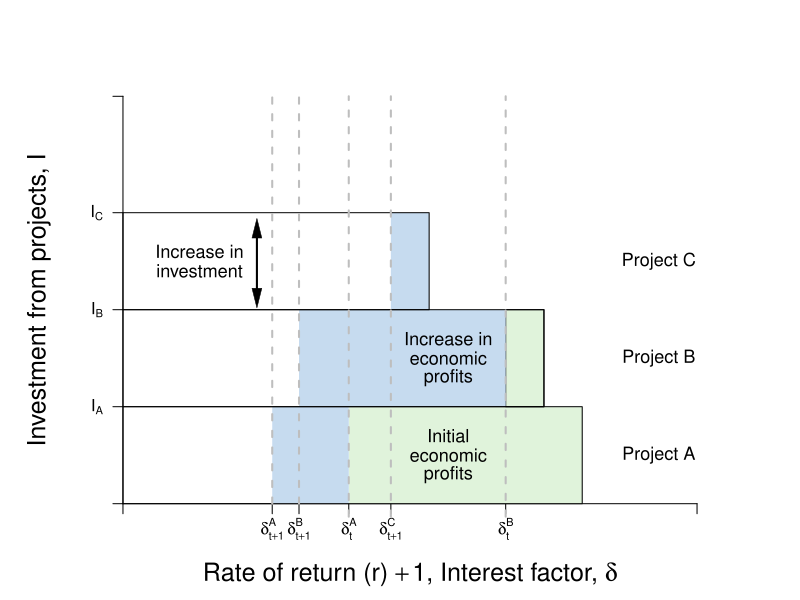

Here is the R script that generated this plot:
#Graph Designer: Simon Halliday
#Authors: Bowles, Foley and Halliday
#Title: Coordination, Conflict and Competition: A Text in Microeconomics

library(shape)
pdf(file = "credit/quality_stack2.pdf", width = 8, height = 6)

#Set parameters for graphics
axislabelsize <- 1.5
labelsize <- 1.1
graphlinewidth <- 3
segmentlinewidth <- 2

COL <- c("#7fc97f", "#beaed4", "#fdc086", "#ffff99", "#386cb0", "#f0027f", "#bf5b17", "#666666")
COLA <- c("#e0f3db", "#99d8c9","#66c2a4","#41ae76", "#238b45", "#005824")
COLB <- c("#c6dbef", "#4eb3d3", "#2b8cbe", "#0868ac","#084081")

#Edited the margins to cater for the larger LHS labels
par(mar =  c(4, 5, 4, 4))

brfFn <- function(delta, mu = 1, k = 1) {
  .5 + (delta / (2 * mu)) * (1 - k)
}

PCFn <- function(delta, mu = 1) {
  delta/mu
}

isoreturnFn <- function(delta, pi=0.125) {
  1 - (pi)/delta
}

yFn <- function(d1, f1, mu = 1){
  mu*f1*(1 - f1) - d1*(1 - f1)
}

ylow <- function(delta, mu = 1, ybar = 0.0625){
  (-sqrt(delta^2 - 2*delta*mu + mu^2 - 4*mu*ybar) + delta + mu)/(2*mu)
}

yhigh <- function(delta, mu = 1, ybar = 0.0625){
  (sqrt(delta^2 - 2*delta*mu + mu^2 - 4*mu*ybar) + delta + mu)/(2*mu)
}

xlims <- c(0, 1.5)
ylims <- c(0, 1.05)

npts <- 501 
d1 <- seq(xlims[1], xlims[2], length.out = npts)
f1 <- seq(ylims[1], ylims[2], length.out = npts) 
a <- c(0.0625)

plot(0, 0, xlim = xlims, ylim = ylims, type = "n",
     xlab = expression(paste("")),
     ylab = expression(paste("")), 
     xaxt = "n", 
     yaxt = "n", 
     cex.lab = axislabelsize, 
     bty = "n"
     # xaxs="i", 
     # yaxs="i"
)


# ticksy <- seq(from = 0, to = ylims[2], by = 0.1)
# ylabels <- seq(from = 0, to = ylims[2], by = 0.1)
# ticksx <- seq(from = 0, to = xlims[2], by = 0.1)
# xlabels <- seq(from = 0, to = xlims[2], by = 0.1)
ticksy <- c(ylims[1], 0.25, 0.5, 0.75, ylims[2])
ylabels <- c(NA, expression(paste(I[A])), expression(paste(I[B])),expression(paste(I[C])), NA)
ticksx <- c(xlims[1], 0.39, 0.46, 0.59, 0.7, 1, xlims[2])
xlabels <- c(NA, expression(paste(delta[t+1]^{A})),expression(paste(delta[t+1]^{B})), expression(paste(delta[t]^{A})),expression(paste(delta[t+1]^{C})), expression(paste(delta[t]^{B})), NA)

axis(1, at = ticksx, pos = 0, labels = xlabels)
axis(2, at = ticksy, pos = 0, labels = ylabels, las = 1)

npts <- 503 
xx1 <- seq(xlims[1], xlims[2], length.out = npts)

#Draw the graphs
# lines(xx1, brfFn(xx1, k = 0.28), col = COLA[4], lwd = graphlinewidth)


xpoly4 <- c(0.59, 1.2, 1.2, 0.59, 0.59)
ypoly4 <- c(0, 0, 0.25, 0.25, 0)
polygon(x = xpoly4, y = ypoly4, col=COLA[1], density=NULL, border = NA)

xpoly5 <- c(1, 1.1, 1.1, 1, 1)
ypoly5 <- c(0.25, 0.25, 0.5, 0.5, 0.25)
polygon(x = xpoly5, y = ypoly5, col=COLA[1], density=NULL, border = TRUE)


xpoly6 <- c(0.39, 0.59, 0.59, 0.39, 0.39)
ypoly6 <- c(0, 0, 0.25, 0.25, 0)
polygon(x = xpoly6, y = ypoly6, col=COLB[1], density=NULL, border = NA)

xpoly7 <- c(0.46, 1, 1, 0.46, 0.46)
ypoly7 <- c(0.25, 0.25, 0.5, 0.5, 0.25)
polygon(x = xpoly7, y = ypoly7, col=COLB[1], density=NULL, border = NA)

xpoly8 <- c(0.7, 0.8, 0.8, 0.7, 0.7)
ypoly8 <- c(0.5, 0.5, 0.75, 0.75, 0.5)
polygon(x = xpoly8, y = ypoly8, col=COLB[1], density=NULL, border = NA)


xpoly1 <- c(0, 1.2, 1.2, 0, 0)
ypoly1 <- c(0, 0, 0.25, 0.25, 0)
polygon(x = xpoly1, y = ypoly1, col=NA, density=NULL, border = TRUE)
xpoly2 <- c(0, 1.1, 1.1, 0, 0)
ypoly2 <- c(0.25, 0.25, 0.5, 0.5, 0.25)
polygon(x = xpoly2, y = ypoly2, col=NA, density=NULL, border = TRUE)
xpoly3 <- c(0, 0.8, 0.8, 0, 0)
ypoly3 <- c(0.5, 0.5, 0.75, 0.75, 0.5)
polygon(x = xpoly3, y = ypoly3, col=NA, density=NULL, border = TRUE)


#Axis labels
mtext(expression(paste("Rate of return (r) ", + 1, ", Interest factor, ", delta)), side = 1, line = 2.5, cex = axislabelsize)
text(-0.22, 0.5*(ylims[2]), expression(paste("Investment from projects, ", I)), xpd = TRUE, cex = axislabelsize, srt = 90) 

segments(0.46, 0, 0.46, ylims[2], lty = 2, col = "gray" , lwd = segmentlinewidth)
segments(0.39, 0, 0.39, ylims[2], lty = 2, col = "gray" , lwd = segmentlinewidth)



text(1.4, 0.125, expression(paste("Project A")), cex = labelsize)
text(1.4, 0.375, expression(paste("Project B")), cex = labelsize)
text(1.4, 0.625, expression(paste("Project C")), cex = labelsize)

text(0.2, 0.65, expression(paste("Increase in")), cex = labelsize)
text(0.2, 0.60, expression(paste("investment")), cex = labelsize)
Arrows(0.35, 0.53, 0.35, 0.71, col = "black", code = 3, lty = 1, lwd = 2, arr.type = "triangle", arr.lwd = 0.5)


segments(1, -1, 1, ylims[2], lty = 2, col = "gray" , lwd = segmentlinewidth)
# points(1, brfFn(1, k = 0.5), pch = 16, col = "black", cex = 1.5)
# text(1, brfFn(1, k = 0.5) + 0.04, expression(paste(n)), cex = labelsize)

segments(.59, -1, 0.59, ylims[2], lty = 2, col = "gray" , lwd = segmentlinewidth)
# points(0.59, brfFn(0.59, k = 0.75), pch = 16, col = "black", cex = 1.5)
# text(0.6 + 0.02, brfFn(0.64, k = 0.75) - 0.03, expression(paste(a)), cex = labelsize)

segments(.7, -1, 0.7, ylims[2], lty = 2, col = "gray" , lwd = segmentlinewidth)
# points(0.7, brfFn(0.7, k = 0.28), pch = 16, col = "black", cex = 1.5)

text(0.85, 0.425, expression(paste("Increase in")), cex = labelsize)
text(0.85, 0.375, expression(paste("economic")), cex = labelsize)
text(0.85, 0.325, expression(paste("profits")), cex = labelsize)


text(0.85, 0.175, expression(paste("Initial")), cex = labelsize)
text(0.85, 0.125, expression(paste("economic")), cex = labelsize)
text(0.85, 0.075, expression(paste("profits")), cex = labelsize)


# 
# segments(8, 0, 8,indiffA(x = 8)  , lty = 2, col = "gray" , lwd = segmentlinewidth)
# segments(0, indiffA(x = 8) , 8,indiffA(x = 8)  , lty = 2, col = "gray" , lwd = segmentlinewidth)

#Annotate points (4,4),(2,8),(8,2) on feasibility frontier


# text(0.375+0.02, 0.6+0.03, expression(paste(b)), cex = labelsize)
# points(0.375, 0.6, pch = 16, col = "black", cex = 1.5)

#text(0.2, 1.01, expression(paste("Iso-expected income curves")), cex = labelsize)
#text(0.2, 0.95, expression(paste(y[1] == y^L)), cex = labelsize)
#text(0.2, 0.87, expression(paste(y == y^{NE})), cex = labelsize)
#text(0.2, 0.77, expression(paste(y[3] == y^H)), cex = labelsize)

# text(0.61, 0.98, expression(paste("Excluded borrower's BRF")), cex = labelsize)
# text(0.58, 0.93, expression(paste(f(delta, k < k^0))), cex = labelsize)

# text(1.55, 0.98, expression(paste("Marginal borrower's BRF")), cex = labelsize)
# text(1.48, 0.93, expression(paste(f(delta, k == k^0))), cex = labelsize)


# text(1.75, 0.5, expression(paste("BRF for borrower")), cex = labelsize)
# text(1.75, 0.45, expression(paste("with more than")), cex = labelsize)
# text(1.75, 0.4, expression(paste("minimum collateral")), cex = labelsize)


# text(0.1, 0.43, expression(paste(1 + rho[0])), cex = labelsize)
# Arrows(0.17, 0.43, 0.26, 0.43, col = "black", lty = 1, lwd = 2, arr.type = "triangle", arr.lwd = 0.5)
# text(0.1, 0.25, expression(paste(1 + rho[1])), cex = labelsize)
# Arrows(0.17, 0.25, 0.29, 0.25, col = "black", lty = 1, lwd = 2, arr.type = "triangle", arr.lwd = 0.5)
# Arrows(0.88, 0.63, 0.88, 0.82, col = "black", lty = 1, lwd = 2, arr.type = "triangle", arr.lwd = 0.5)

# text(1.1, 1.04, expression(paste("Zero profit condition")), cex = labelsize)
# text(1.1, 1, expression(paste("after policy change")), cex = labelsize)
# Arrows(1.1, 0.97, 1.1, 0.88, col = "black", lty = 1, lwd = 2, arr.type = "triangle", arr.lwd = 0.5)
#text(1.1, 0.85, expression(paste("rate increase")), cex = labelsize)

# text(1.25, 0.55, expression(paste("Zero profit condition")), cex = labelsize)
# text(1.25, 0.51, expression(paste("before policy change")), cex = labelsize)
# Arrows(1.25, 0.58, 1.25, 0.76, col = "black", lty = 1, lwd = 2, arr.type = "triangle", arr.lwd = 0.5)

#text(1.2, 0.25, expression(paste("rate increase")), cex = labelsize)



#text(0.62, 0.9, expression(paste(f == frac(1,2) + frac(delta, 2*mu))), cex = labelsize)

# text(0.62, 0.4, expression(paste("A's participation")), cex = labelsize)
# text(0.62, 0.35, expression(paste("constraint")), cex = labelsize)
# text(0.62, 0.25, expression(paste(f == frac(delta, mu))), cex = labelsize)



# text(0.88, 0.6, expression(paste("P's iso-profit curve")), cex = labelsize)
# text(0.88, 0.55, expression(paste(pi == pi^{NE})), cex = labelsize)
# Arrows(0.88, 0.63, 0.88, 0.82, col = "black", lty = 1, lwd = 2, arr.type = "triangle", arr.lwd = 0.5)

# text(0.3, 0.15, expression(paste("Pareto-improving")), cex = labelsize)
# text(0.3, 0.1, expression(paste("lens")), cex = labelsize)
# Arrows(0.3, 0.18, 0.3, 0.5, col = "black", lty = 1, lwd = 2, arr.type = "triangle", arr.lwd = 0.5)


dev.off()
